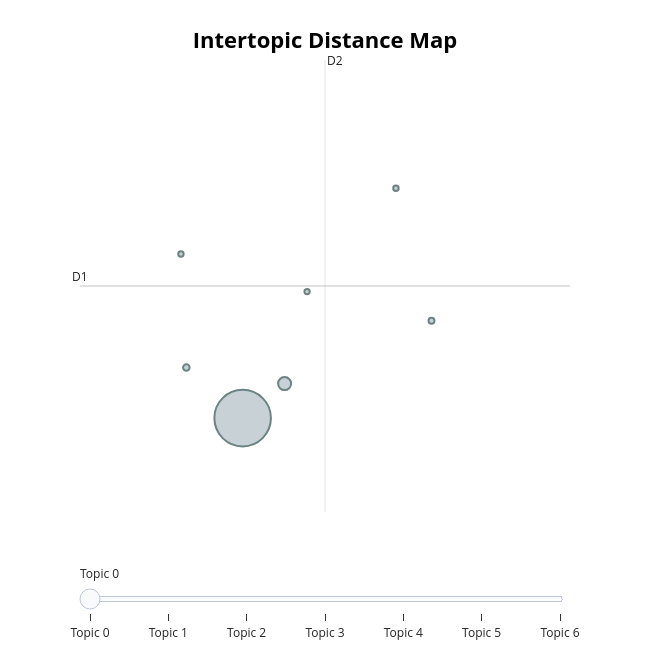

Here is the notebook cell this chart was saved with:
### Code cell
# Intertopic distance map
fig = model.visualize_topics()
fig.show()

### Figure 1 — Plotly figure (JSON) as saved in the notebook; plotly's stock layout.template omitted (floating-point values rounded to 4 significant figures)
{"data": [{"customdata": [[0, "game | claude | agent | agents | gemini", 7171], [1, "cursor | windsurf | agent | claude | mode", 381], [2, "troll | meme | coin | solana | meta", 96], [3, "doctors | practice | healthcare | practices | private", 79], [4, "gpt | codex | oss | claude | models", 67], [5, "cooking | cook | cooked | food | gon", 66], [6, "rust | typescript | workshop | series | safe", 64]], "hovertemplate": "<b>Topic %{customdata[0]}</b><br>%{customdata[1]}<br>Size: %{customdata[2]}", "legendgroup": "", "marker": {"color": "#B0BEC5", "line": {"color": "DarkSlateGrey", "width": 2}, "size": [7171, 381, 96, 79, 67, 66, 64], "sizemode": "area", "sizeref": 4.482, "symbol": "circle"}, "mode": "markers", "name": "", "orientation": "v", "showlegend": false, "type": "scatter", "x": [5.945, 6.285, 5.49, 7.474, 7.186, 5.446, 6.467], "xaxis": "x", "y": [10.45, 11.03, 11.3, 12.08, 14.29, 13.19, 12.57], "yaxis": "y"}], "layout": {"annotations": [{"showarrow": false, "text": "D1", "x": 4.629, "y": 12.66, "yshift": 10}, {"showarrow": false, "text": "D2", "x": 6.612, "xshift": 10, "y": 16.43}], "height": 650, "hoverlabel": {"bgcolor": "white", "font": {"family": "Rockwell", "size": 16}}, "legend": {"itemsizing": "constant", "tracegroupgap": 0}, "margin": {"t": 60}, "shapes": [{"line": {"color": "#CFD8DC", "width": 2}, "type": "line", "x0": 6.612, "x1": 6.612, "y0": 8.885, "y1": 16.43}, {"line": {"color": "#9E9E9E", "width": 2}, "type": "line", "x0": 4.629, "x1": 8.595, "y0": 12.66, "y1": 12.66}], "sliders": [{"active": 0, "pad": {"t": 50}, "steps": [{"args": [{"marker.color": [["red", "#B0BEC5", "#B0BEC5", "#B0BEC5", "#B0BEC5", "#B0BEC5", "#B0BEC5"]]}], "label": "Topic 0", "method": "update"}, {"args": [{"marker.color": [["#B0BEC5", "red", "#B0BEC5", "#B0BEC5", "#B0BEC5", "#B0BEC5", "#B0BEC5"]]}], "label": "Topic 1", "method": "update"}, {"args": [{"marker.color": [["#B0BEC5", "#B0BEC5", "red", "#B0BEC5", "#B0BEC5", "#B0BEC5", "#B0BEC5"]]}], "label": "Topic 2", "method": "update"}, {"args": [{"marker.color": [["#B0BEC5", "#B0BEC5", "#B0BEC5", "red", "#B0BEC5", "#B0BEC5", "#B0BEC5"]]}], "label": "Topic 3", "method": "update"}, {"args": [{"marker.color": [["#B0BEC5", "#B0BEC5", "#B0BEC5", "#B0BEC5", "red", "#B0BEC5", "#B0BEC5"]]}], "label": "Topic 4", "method": "update"}, {"args": [{"marker.color": [["#B0BEC5", "#B0BEC5", "#B0BEC5", "#B0BEC5", "#B0BEC5", "red", "#B0BEC5"]]}], "label": "Topic 5", "method": "update"}, {"args": [{"marker.color": [["#B0BEC5", "#B0BEC5", "#B0BEC5", "#B0BEC5", "#B0BEC5", "#B0BEC5", "red"]]}], "label": "Topic 6", "method": "update"}]}], "title": {"font": {"color": "Black", "size": 22}, "text": "<b>Intertopic Distance Map</b>", "x": 0.5, "xanchor": "center", "y": 0.95, "yanchor": "top"}, "width": 650, "xaxis": {"anchor": "y", "domain": [0, 1], "range": [4.629, 8.595], "title": {"text": ""}, "visible": false}, "yaxis": {"anchor": "x", "domain": [0, 1], "range": [8.885, 16.43], "title": {"text": ""}, "visible": false}}}
